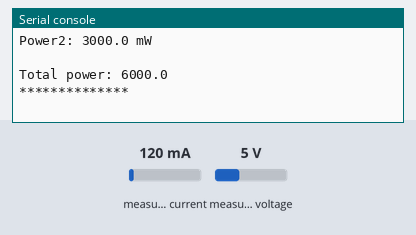
This program was run on a simulated MicroPython board. On the bench: the last lines printed to the serial console. Inputs (shaded band) come from the test bench; at power-on: measured current 120 mA, measured voltage 5 V.

Above: at 1.2 s.
1.3 s: measured current set to 40 mA
At 2.6 s:
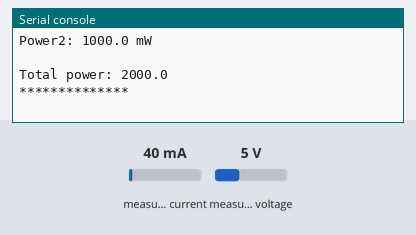
2.8 s: measured voltage set to 0.3 V
At 4.1 s:
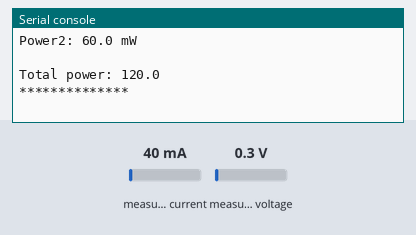
4.3 s: measured current set to 500 mA
At 6.6 s:
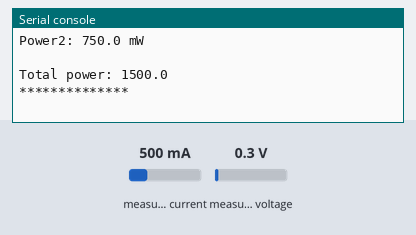
Timing chart, 0 to 8.1 s (numbered marks = the images above; inputs shaded):
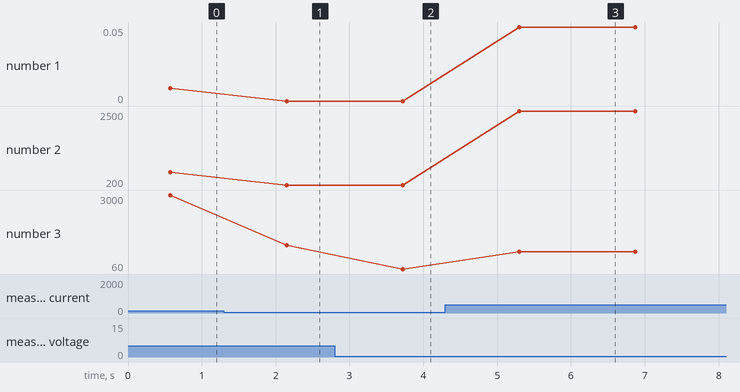

Measured:
- after the input at 1.3 s, the serial console: prints a new line after 0.85 s (image 1)
- after the input at 2.8 s, the serial console: prints a new line after 0.92 s (image 2)
- after the input at 4.3 s, the serial console: prints a new line after 1.0 s (image 3)
- plotted number 1: 0.01 → 0 after the input at 1.3 s, 0 → 0.05 after the input at 4.3 s
- plotted number 2: 600 → 200 after the input at 1.3 s, 200 → 2500 after the input at 4.3 s
- plotted number 3: 3000 → 1000 after the input at 1.3 s, 1000 → 60 after the input at 2.8 s, 60 → 750 after the input at 4.3 s

The program:

I2C_raspberry.py
```python
from machine import Pin, I2C
from time import sleep
import struct

i2c = I2C(0, sda=Pin(4), scl=Pin(5), freq=100000)

INA226_ADDR1 = 0x40
INA226_ADDR2 = 0x41
R_SHUNT = 0.02 #in Ohms

REG_SHUNT_VOLTAGE = 0x01 #registers from DS
REG_BUS_VOLTAGE = 0x02

def read_s16(addr, reg):
    data = i2c.readfrom_mem(addr, reg, 2)
    return struct.unpack(">h", data)[0] #convert to decimal

def read_u16(addr, reg):
    data = i2c.readfrom_mem(addr, reg, 2)
    return struct.unpack(">H", data)[0]

while True:

    shunt_samples1 = []
    bus_samples1 = []

    shunt_samples2 = []
    bus_samples2 = []

    for _ in range(100):
        raw_shunt = read_s16(INA226_ADDR1, REG_SHUNT_VOLTAGE)
        raw_bus = read_u16(INA226_ADDR1, REG_BUS_VOLTAGE)

        shunt_samples1.append(raw_shunt)
        bus_samples1.append(raw_bus)

        raw_shunt = read_s16(INA226_ADDR2, REG_SHUNT_VOLTAGE)
        raw_bus = read_u16(INA226_ADDR2, REG_BUS_VOLTAGE)

        shunt_samples2.append(raw_shunt)
        bus_samples2.append(raw_bus)


    avg_shunt1 = sum(shunt_samples1) / len(shunt_samples1)
    avg_bus1 = sum(bus_samples1) / len(bus_samples1)
    avg_shunt2 = sum(shunt_samples2) / len(shunt_samples2)
    avg_bus2 = sum(bus_samples2) / len(bus_samples2)

    bus_v1 = avg_bus1 * 1.25e-3
    shunt_v1 = avg_shunt1 * 2.5e-6

    bus_v2 = avg_bus2 * 1.25e-3
    shunt_v2 = avg_shunt2 * 2.5e-6

    current_a1 = shunt_v1 / R_SHUNT
    power_w1 = bus_v1 * current_a1

    current_a2 = shunt_v2 / R_SHUNT
    power_w2 = bus_v2 * current_a2

    print("Bus voltage1:", bus_v1 , "V")
    print("Shunt voltage1:", shunt_v1, "V")
    print("Current1:", current_a1 * 1000, "mA")
    print("Power1:", power_w1 * 1000, "mW")
    print()

    print("Bus voltage2:", bus_v2 , "V")
    print("Shunt voltage2:", shunt_v2, "V")
    print("Current2:", current_a2 * 1000, "mA")
    print("Power2:", power_w2 * 1000, "mW")
    print()
    print("Total power:", (power_w2 + power_w1) * 1000 )
    print("**************")
    print()

    sleep(1)
```
